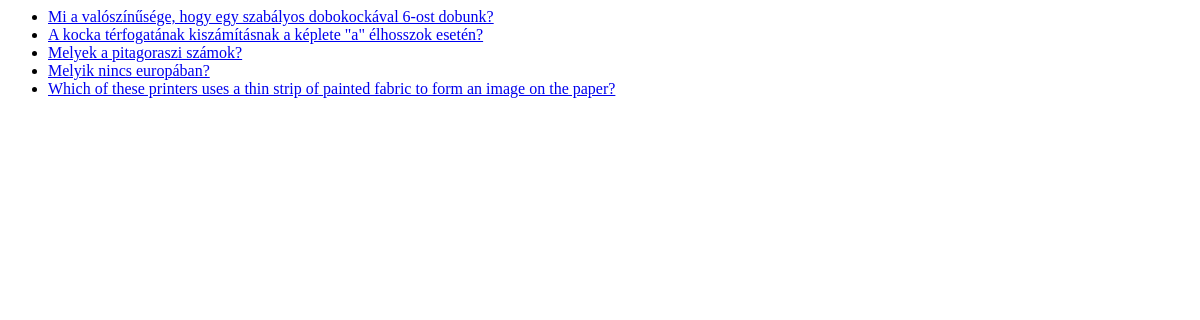
The page /quizapp/ on the database as committed earlier.
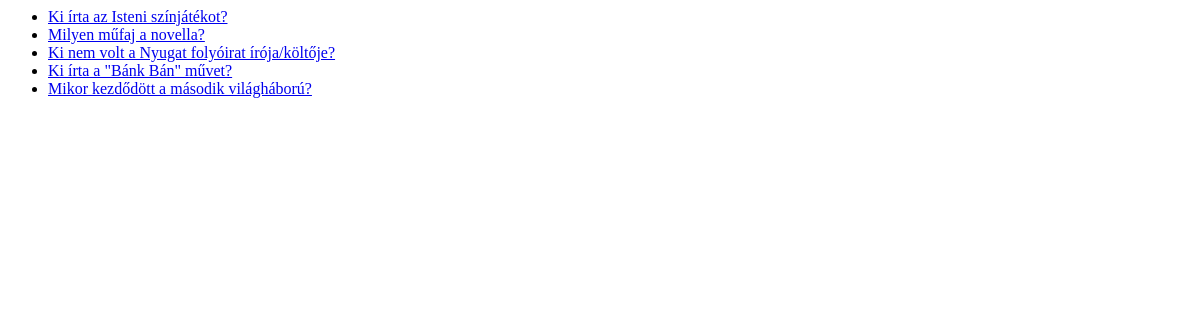
The same page on the database as committed later.
### quizapp/models.py (models this page shows, shortened)
class Question(models.Model):
    question_text = models.CharField(max_length=200)
    pub_date = models.DateTimeField("date published")
    multiple_answer = models.BooleanField(default=False)
    category = models.CharField(
        max_length=40,
        choices=(
            ("math", "Mathematics"),
            ("history", "History"),
            ("literature", "Literature"),
            ("art", "Arts and Crafts"),
            ("geography", "Geography"),
            ("human", "Humans and Life"),
            ("animal", "Animals"),
            ("plant", "Plants"),
            ("it", "Informatics"),
            ("programming", "Programming")
        )
    )

### quizapp/views.py (the view)
# urls.py: 2. Add a URL to urlpatterns:  path('', views.home, name='home')
def home(request):
    latest_question_list = Question.objects.order_by("-pub_date")[:5]
    context = {"latest_question_list": latest_question_list}
    return render(request, "quizapp/home.html", context)

### quizapp/templates/quizapp/home.html
{% if latest_question_list %}
<ul>
    {% for question in latest_question_list %}
    <li><a href="{% url 'quizapp:solve' question.id %}">{{ question.question_text }}</a></li>
    {% endfor %}
</ul>
{% else %}
<p>No polls are available.</p>
{% endif %}

Rows that differ between the two databases and show on the page:
no longer on this page (row unchanged): Question: question_text "Mi a valószínűsége, hogy egy szabályos dobokockával 6-ost dobunk?"
no longer on this page (row unchanged): Question: question_text "A kocka térfogatának kiszámításnak a képlete \"a\" élhosszok esetén?"
no longer on this page (row unchanged): Question: question_text "Melyek a pitagoraszi számok?"
no longer on this page (row unchanged): Question: question_text "Melyik nincs europában?"
no longer on this page (row unchanged): Question: question_text "Which of these printers uses a thin strip of painted fabric to form an image on the paper?"
added Question: question_text "Ki írta az Isteni színjátékot?"
added Question: question_text "Milyen műfaj a novella?"
added Question: question_text "Ki nem volt a Nyugat folyóirat írója/költője?"
added Question: question_text "Ki írta a \"Bánk Bán\" művet?"
added Question: question_text "Mikor kezdődött a második világháború?"
